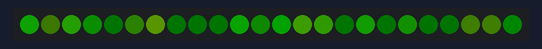
Bench run of a sketch on a simulated Arduino Uno, built with avr-gcc and run on an emulated ATmega328P. Parts: 24 RGB LEDs in strip order, left to right. Dim RGB values are drawn brighter than linear; colours are those a GRB WS2812 strip shows for the declared byte order; random numbers use the default seed unless the sketch sets one.

Above: at 0.75 s.
At 4.65 s:
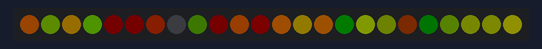
At 8.74 s:
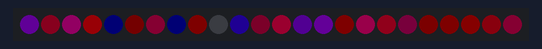
At 18.91 s:
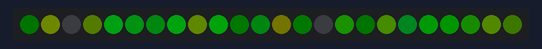
At 28.68 s:
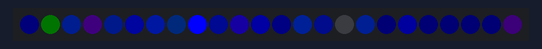
At 38.94 s:
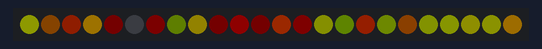

The sketch:

paprainttest2.ino
```cpp
/* ======================================================================================
          Project: Arduino LED Light Box Paparazzi in the Rain sketch
           Author: Scott C
          Created: 18th August 2015
      Arduino IDE: 1.6.4
LED pixel chipset: WS8201
          Website: http://arduinobasics.blogspot.com/p/arduino-basics-projects-page.html
      Description: This sketch will create a randomised raindrop effect with intermittent blue flashes of light on a strand of 12mm Diffused
              Flat Digital RGB LED Pixels (25 LEDs).  This project makes use of the
             FastLED library v3.0.3 (http://fastled.io/).


            LEDs from OpenLab Australia:
            http://openlab.com.au/shop/12mm-diffused-flat-digital-rgb-led-pixels-strand-of-25/

            LED Pixel Strip        Arduino UNO
            ==================================
            Red Wire  = VCC   ==>                  (5V from external power supply)
            Blue Wire = GND   ==> GND
          Yellow Wire = Data  ==> Digital Pin 2
           Green Wire = Clock ==> Digital Pin 3


========================================================================================= */

#include "FastLED.h"            // This sketch uses the FastLED library

#define DATA 0              // Data connected to Digital Pin 2 on the Arduino
#define CLOCK 3               // Clock connected to Digital Pin 3 on the Arduino
#define LED_TYPE WS2812B         // This LED strip uses the WS2801 chipset.
#define NUM_LEDS 24             // There are 25 LEDs on this strand

//Global Variables
byte brightness[NUM_LEDS];
byte hue[NUM_LEDS];
struct CRGB leds[NUM_LEDS];     // the array of LEDs
byte startVal[NUM_LEDS];
byte minHue =0;
byte maxHue =40;
byte maxBrightness = 100;


void setup() {
  //If you have a different LED strip, you may need to modify the next line
  //For this LED strand, you need to define both the data and the clock connections
  LEDS.addLeds<LED_TYPE, DATA, RGB>(leds, NUM_LEDS);
  FastLED.clear();
  random16_add_entropy( random());


  for(int i = 0; i<NUM_LEDS; i++){
    startVal[i] = random8();
    hue[i] = random(minHue, maxHue);
  }
}


void loop() {
  delay(10);
  for(int i = 0; i<NUM_LEDS; i++){
    startVal[i]++;
    brightness[i] = sin8(startVal[i]);
    leds[i] = CHSV(hue[i], 255, map(brightness[i],0,255,0,maxBrightness));
    if(random(1000)<100){
      startVal[i] = startVal[i]+2;
    }
    if(brightness[i] <3){
      hue[i] = random(minHue, maxHue);
      minHue++;
      maxHue++;
      if(random8(100)<20){
        leds[i]=250;
        delay(50);
      }
    }
  }

  FastLED.show();

}
```
